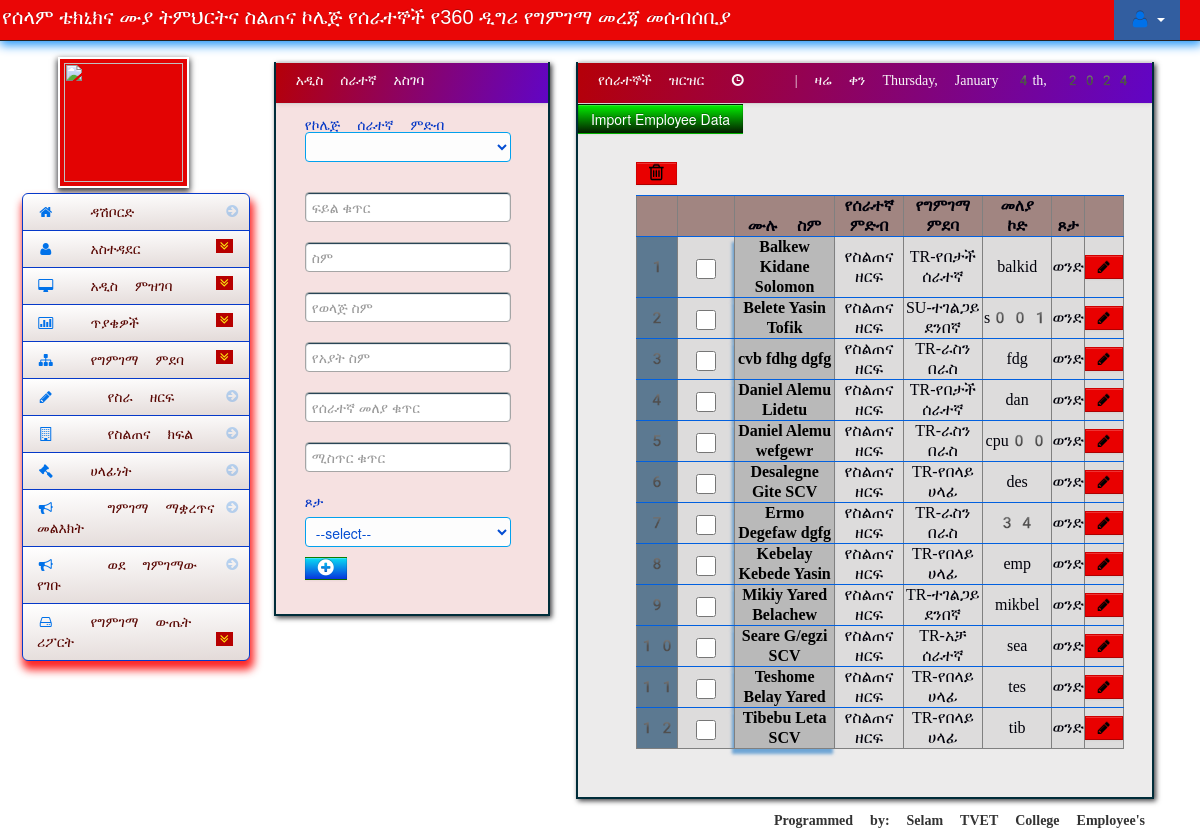
Page /Employes.php (signed in) on the committed database.
### tables this page shows
CREATE TABLE `employee` (
  `employee_id` int(100) NOT NULL,
  `emplo_id` int(100) NOT NULL,
  `firstname` varchar(100) NOT NULL,
  `lastname` varchar(100) NOT NULL,
  `middle_name` varchar(100) NOT NULL,
  `gender` varchar(50) NOT NULL,
  `program_id` int(100) NOT NULL,
  `job_title_id` int(11) NOT NULL,
  `emp_ID` varchar(100) NOT NULL,
  `password` varchar(100) NOT NULL,
  `location` varchar(100) NOT NULL,
  `About` varchar(100) NOT NULL,
  `signature_img` varchar(255) NOT NULL
);

CREATE TABLE `job_title` (
  `job_title_id` int(11) NOT NULL,
  `job_title_name` varchar(100) NOT NULL,
  `title` varchar(100) NOT NULL
);

CREATE TABLE `programs` (
  `program_id` int(100) NOT NULL,
  `program_name` varchar(50) NOT NULL,
  `ID_CODE` varchar(100) NOT NULL,
  `job_title_id` int(11) NOT NULL
);

### employee_table.php (the view, shortened to what this page needs)
<?php include('dbcon.php'); ?>
<div class="block-content collapse in">
	<div class="span12">
		<form action="delete_employee.php" method="post">
			<table cellpadding="0" cellspacing="0" border="1" class="table" id="example">
				<a data-toggle="modal" href="#employee_delete" id="delete" class="btn btn-danger" name=""><i class="icon-trash icon-large"></i></a>
				<thead>
					<tr>
						<th></th>
						<th></th>
						<th>ሙሉ ስም</th>
						<th>የሰራተኛ ምድብ</th>
						<th>የግምገማ ምደባ</th>
						<th>መለያ ኮድ</th>
						<th>ጾታ</th>
						<th></th>
					</tr>
				</thead>
				<tbody>
					<?php
					$i = 1;
					$query = mysqli_query($conn, "select * from employee
LEFT JOIN job_title ON job_title.job_title_id = employee.job_title_id
LEFT JOIN programs ON programs.program_id = employee.program_id
order by firstname") or die(mysqli_error());
					while ($row = mysqli_fetch_array($query)) {
						$id = $row['employee_id'];
					?>
						<tr>
						<td style="width:3%;background:#04335a9e;color:white;"><?php echo $i++ ?></td>
							<td width="30"><input id="optionsCheckbox" class="uniform_on" name="selector[]" type="checkbox" value="<?php echo $id; ?>"></td>
							<td style="background: #b9b9b9;box-shadow: -2px 6px 3px 0px rgb(0 104 193 / 53%); color: black;font-family: cursive;font-weight:700;"><?php echo $row['firstname'] . " " . $row['lastname'] . " " . $row['middle_name']; ?></td>
							<td><?php echo $row['title']; ?></td>
							<td><?php echo $row['ID_CODE']; ?></td>
							<td><?php echo $row['emp_ID']; ?></td>
							<td><?php echo $row['gender']; ?></td>
							<td width="30"><a href="edit_employee.php<?php echo '?id=' . $id; ?>" class="btn btn-success"><i class="icon-pencil"></i> </a></td>
						</tr>
					<?php } ?>
				</tbody>
			</table>
		</form>
	</div>
</div>

### assets/styles.css (style rules this page uses)
body { padding-top: 4%; background-color:#ffe0e0db; background:url(../images/AdministracioCC81n-de-LMS.gif) no-repeat center center fixed; }
.block-content { margin: 1em; min-height: .25em; }

### rows in the picture
employee: firstname "Balkew", lastname "Kidane", middle_name "Solomon", job_title.title "የስልጠና ዘርፍ", program.ID_CODE "TR-የበታች ሰራተኛ", emp_ID "balkid", gender "ወንድ"
employee: firstname "Belete", lastname "Yasin", middle_name "Tofik", job_title.title "የስልጠና ዘርፍ", program.ID_CODE "SU-ተገልጋይ ደንበኛ", emp_ID "s001", gender "ወንድ"
employee: firstname "cvb", lastname "fdhg", middle_name "dgfg", job_title.title "የስልጠና ዘርፍ", program.ID_CODE "TR-ራስን በራስ", emp_ID "fdg", gender "ወንድ"
employee: firstname "Daniel", lastname "Alemu", middle_name "Lidetu", job_title.title "የስልጠና ዘርፍ", program.ID_CODE "TR-የበታች ሰራተኛ", emp_ID "dan", gender "ወንድ"
employee: firstname "Daniel", lastname "Alemu", middle_name "wefgewr", job_title.title "የስልጠና ዘርፍ", program.ID_CODE "TR-ራስን በራስ", emp_ID "cpu00", gender "ወንድ"
employee: firstname "Desalegne", lastname "Gite", middle_name "SCV", job_title.title "የስልጠና ዘርፍ", program.ID_CODE "TR-የበላይ ሀላፊ", emp_ID "des", gender "ወንድ"
employee: firstname "Ermo", lastname "Degefaw", middle_name "dgfg", job_title.title "የስልጠና ዘርፍ", program.ID_CODE "TR-ራስን በራስ", emp_ID "34", gender "ወንድ"
employee: firstname "Kebelay", lastname "Kebede", middle_name "Yasin", job_title.title "የስልጠና ዘርፍ", program.ID_CODE "TR-የበላይ ሀላፊ", emp_ID "emp", gender "ወንድ"
employee: firstname "Mikiy", lastname "Yared", middle_name "Belachew", job_title.title "የስልጠና ዘርፍ", program.ID_CODE "TR-ተገልጋይ ደንበኛ", emp_ID "mikbel", gender "ወንድ"
employee: firstname "Seare", lastname "G/egzi", middle_name "SCV", job_title.title "የስልጠና ዘርፍ", program.ID_CODE "TR-አቻ ሰራተኛ", emp_ID "sea", gender "ወንድ"
employee: firstname "Teshome", lastname "Belay", middle_name "Yared", job_title.title "የስልጠና ዘርፍ", program.ID_CODE "TR-የበላይ ሀላፊ", emp_ID "tes", gender "ወንድ"
employee: firstname "Tibebu", lastname "Leta", middle_name "SCV", job_title.title "የስልጠና ዘርፍ", program.ID_CODE "TR-የበላይ ሀላፊ", emp_ID "tib", gender "ወንድ"
